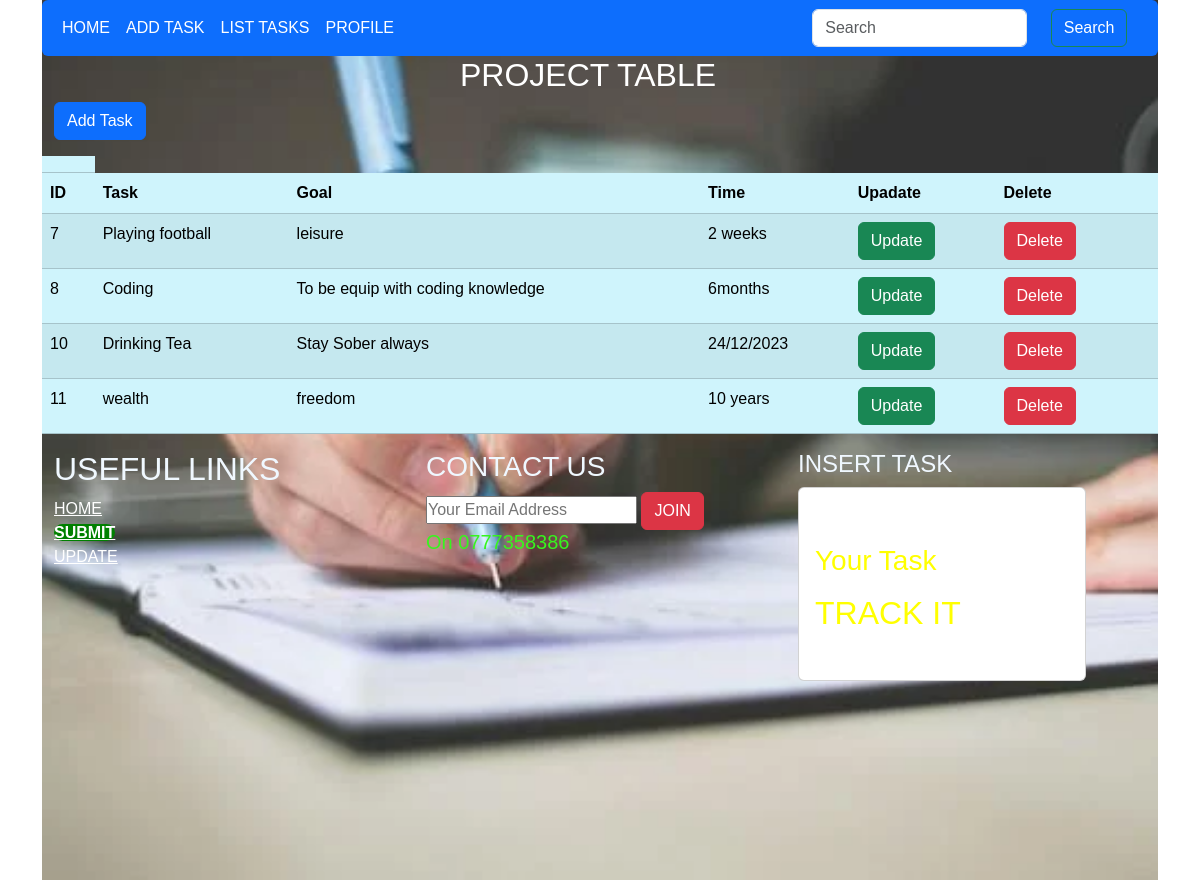
The page /status.php on the database its author committed.
### tables this page shows
CREATE TABLE `task` (
  `id` int(11) NOT NULL,
  `Task` varchar(200) NOT NULL,
  `Goal` varchar(200) NOT NULL,
  `TaskDate` varchar(1000) NOT NULL
);

### status.php (the view, shortened to what this page needs)
   <?php
       include("header.php");
   ?>
<div class="container bg"   style="background-image:url(images/todo5.webp); height:110vh; width: 100%; background-size:cover;">
   <div class="row">
        <?php include 'includes/nav.php';
        ?>
    </div>
    <div class="row" >
        <?php
            require_once "includes/Dconnect.php";
        ?>
        <div class="row">
        <div>
        <marquee behavior="alternate" direction="left"><h2 style="text-align:center; color:white;">PROJECT TABLE</h2>
         </marquee>            </div>
        <div>
            <a href="time.php" ><button  type="button" class="btn btn-primary" data-toggle="modal" data-target="#exampleModal" style="text-align:left;" >Add Task</button>
          </a>
          </div>
      </div>
      <table class="table table-striped table-info ">
        <thead>
        <th>
          <tr>
          <th scope="col"> ID</th>
          <th scope="col"> Task</th>
          <th scope="col"> Goal</th>
          <th scope="col"> Time</th>
          <th scope="col">Upadate</th>
          <th scope="col">Delete</th>
          <th scope="col"> </th>
          </tr>
        </thead>
        <tbody>
            <?php
                $query = "SELECT * FROM task";
                $result = mysqli_query($connection,$query);
                while($row = mysqli_fetch_assoc($result)){
                    ?>
                    <tr class="table-info">
                        <td><?php echo $row['id'] ?></td>
                        <td><?php echo $row['Task'] ?></td>
                        <td><?php echo $row['Goal'] ?></td>
                        <td><?php echo $row['TaskDate'] ?></td>
                        <td><a href="update_page.php?id=<?php echo $row['id'] ?>" class="btn btn-success">Update</a></td>
                        <td><a href="processdelete.php?id=<?php echo $row['id'] ?>" class="btn btn-danger">Delete</a></td>
                        <td><img src="" alt=""></td>
                    </tr>
                <?php
                }
            ?>
        </tbody>
      </table>
    </div>
    <?php
       include("footer.php");
   ?>
</div>

### header.php (shortened to what this page needs)
<!DOCTYPE html>
<html lang="en">
<head>
    <link rel="stylesheet" href="styles/styles.css">
</head>
<body>
    <div class="container">

### includes/nav.php (shortened to what this page needs)
<nav class="navbar navbar-expand-lg bg-primary rounded">
               <div class="container" >
                 <div class="collapse navbar-collapse" id="navbarSupportedContent">
                   <ul class="navbar-nav me-auto mb-2 mb-lg-0">
                     <li class="nav-item">
                       <a class="nav-link active" href="index.php"style="color:white;" >HOME </a>
                     </li>
                     <li class="nav-item">
                       <a  class="nav-link" href="time.php" style="color:white;">ADD TASK</a>
                     </li>
                     <li class="nav-item">
                       <a class="nav-link" href="status.php"style="color:white;">LIST TASKS </a>
                     </li>
                     <li class="nav-item">
                       <a class="nav-link" href="profile_form.php"style="color:white;">PROFILE</a>
                     </li>
                   </ul>
                   <form class="form-inline my-1 my-lg-0">
                     <div class="row">
                       <div class="col-lg-8">
                       <input class="form-control mr-sm-1" type="search" placeholder="Search"  aria-label="Search">
                       </div>
                       <div class="col-lg-4">
                         <button class="btn btn-outline-success  type="submit" class="bg" style="color:white;" target="blank page at google.com">Search</button>
                       </div>
                     </div>
                   </form>
                 </div>
               </div>
             </nav>

### footer.php
<div class="row" class="footer bg-secondary" style="color:aliceblue;">
                     <div class="col-lg-4">
                      <div class="row">
                        <h2>USEFUL LINKS</h2>
                        <a href="index.php" style="color:white;">HOME</a>
                        <marquee behavior="alternate" direction="right"><a href="time.php"style="color:white; background:green;font-weight:bold; border-radius:10px;">SUBMIT</a></marquee>
                        <a href="status.php"style="color:white;">UPDATE</a>
                      </div>
                     </div>
                     <div class="col-lg-4">
                        <h3>CONTACT US</h3>
                        <form action="#">
                          <input type="text" placeholder="Your Email Address" >
                          <button type="submit" class="btn btn-danger">JOIN</button>
                          <h5>On 0777358386</h5>
                        </form>
                     </div>
                      <div class="col-lg-4 btn-danger">
                        <h4>INSERT TASK</h4>
                        <div class="card " class="bg" style="width: 18rem ; background-image:url(images/todo10.jpeg);background-size:cover;" >
                                <div class="card-body">
                                  <h5 class="card-title"class="bg"style="color:white;">Define</h5>
                                  <p class="card-text"class="bg"style="color:white;">
                                   <h3  style="color:yellow;">Your Task</h3></p>
                                   <h2 style="color:yellow;" >TRACK IT</h2>
                                  <a href="time.php" class="card-link"class="bg"style="color:white;">SUMBIT</a>
                                  <a href="status.php" class="card-link"class="bg"style="color:white;">UPDATE</a>
                                </div>
                              </div>
                     </div>
        </div>

### styles/styles.css (style rules this page uses)
* { margin: 0; padding: 0; font-family: Verdana, Geneva, Tahoma, sans-serif; box-sizing:border-box; }
.col-lg-4 { flex-grow:border-box ; }
form { color:rgb(55, 245, 30); }

### rows shown on the page
task: id "7", Task "Playing football", Goal "leisure", TaskDate "2 weeks"
task: id "8", Task "Coding", Goal "To be equip with coding knowledge", TaskDate "6months"
task: id "10", Task "Drinking Tea", Goal "Stay Sober always", TaskDate "24/12/2023"
task: id "11", Task "wealth", Goal "freedom", TaskDate "10 years"
